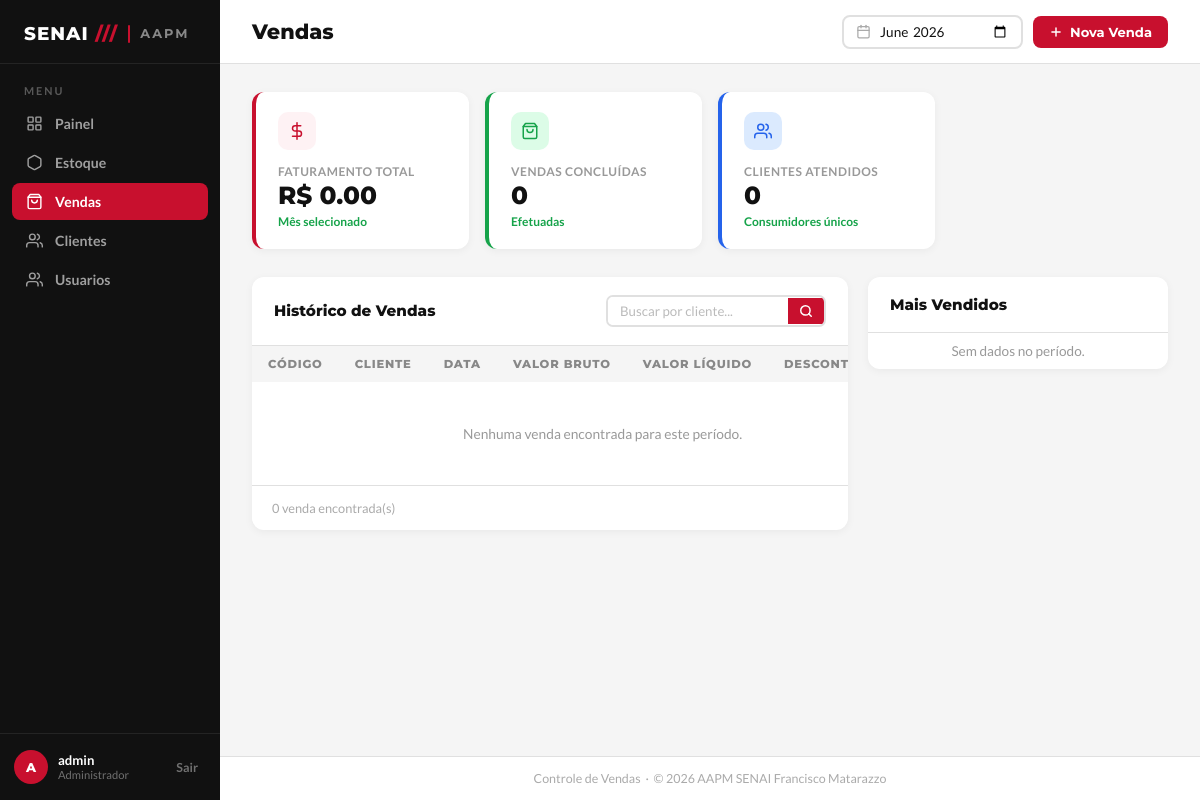
Page /pdv/ (signed in) on the earlier database version.
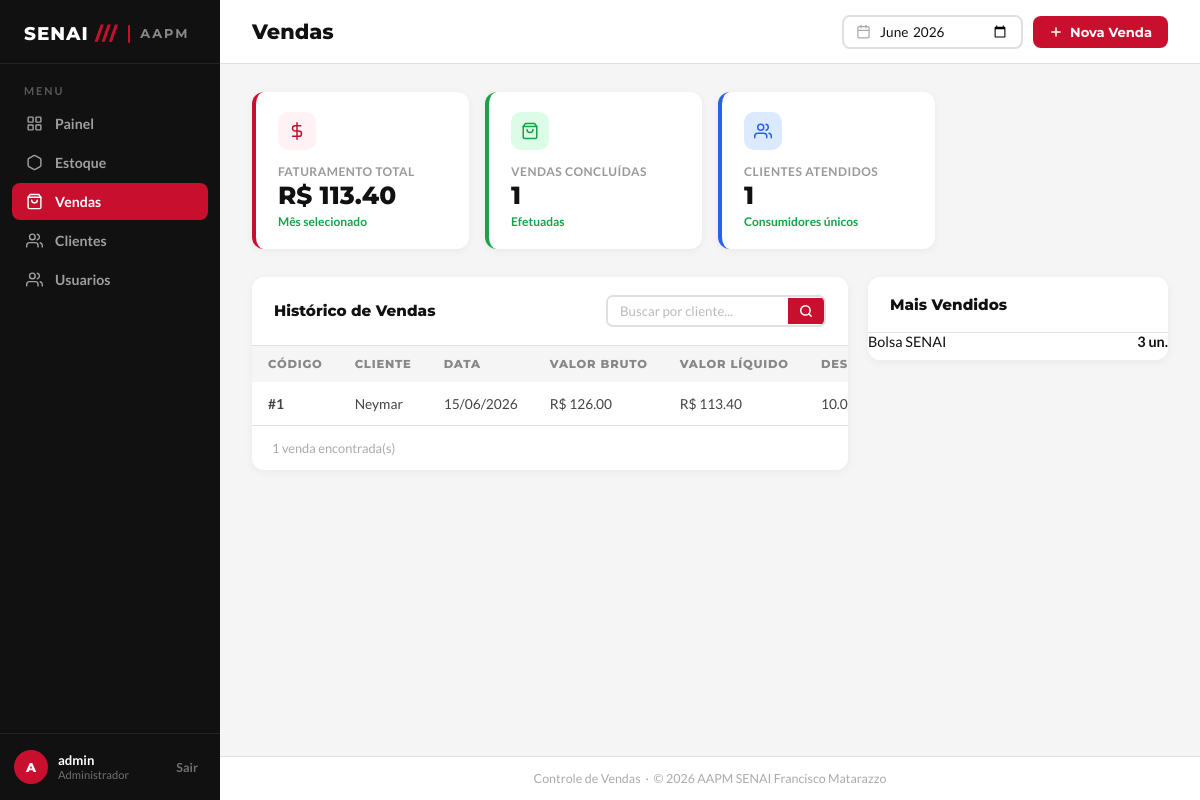
Same page on the later database version.
### app/models/venda.py (models this page shows, shortened)
class Venda(Base):
    __tablename__ = "vendas"
    id         = Column(Integer, primary_key=True, index=True)
    cliente_id = Column(
        Integer,
        ForeignKey("clientes.id", ondelete="SET NULL"),
        nullable=True
    )
    usuario_id = Column(
        Integer,
        ForeignKey("usuarios.id", ondelete="SET NULL"),
        nullable=True
    )
    desconto_percentual = Column(Float, nullable=False, default=0.0)
    total_bruto  = Column(Float, nullable=False, default=0.0)
    total_liquido = Column(Float, nullable=False, default=0.0)
    observacao = Column(String(255), nullable=True)
    criado_em = Column(DateTime, server_default=func.now())
    cliente = relationship("Cliente", back_populates="vendas")
    usuario = relationship("Usuario", backref="vendas")
    itens   = relationship(
        "ItemVenda",
        back_populates="venda",
        cascade="all, delete-orphan"  # deleta itens se a venda for deletada
    )

class ItemVenda(Base):
    __tablename__ = "itens_venda"
    id         = Column(Integer, primary_key=True, index=True)
    venda_id   = Column(
        Integer,
        ForeignKey("vendas.id", ondelete="CASCADE"),
        nullable=False
    )
    produto_id = Column(
        Integer,
        ForeignKey("produtos.id", ondelete="SET NULL"),
        nullable=True
    )
    produto_nome   = Column(String(150), nullable=False)
    quantidade     = Column(Integer, nullable=False)
    preco_unitario = Column(Float, nullable=False)   # preço no momento da venda
    venda   = relationship("Venda", back_populates="itens")
    produto = relationship("Produto", backref="itens_venda")

### app/models/cliente.py (models this page shows, shortened)
class Cliente(Base):
    __tablename__ = "clientes"
    id         = Column(Integer, primary_key=True, index=True)
    nome       = Column(String(150), nullable=False, index=True)
    matricula  = Column(String(50), nullable=True, unique=True)
    telefone   = Column(String(20), nullable=True)
    is_associado = Column(Boolean, default=False, nullable=False)
    ativo      = Column(Boolean, default=True)
    criado_em  = Column(DateTime, server_default=func.now())
    vendas = relationship("Venda", back_populates="cliente")

### app/controllers/pdv_controllers.py (the view)
@router.get("/")
def tela_pdv(
    request: Request,
    db: Session = Depends(get_db),
    usuario = Depends(get_usuario_logado)
):
    produtos  = (
        db.query(Produto)
        .filter(Produto.ativa == True, Produto.estoque_atual > 0)
        .order_by(Produto.nome)
        .all()
    )
    clientes  = (
        db.query(Cliente)
        .filter(Cliente.ativo == True)
        .order_by(Cliente.nome)
        .all()
    )
    mes_selecionado = request.query_params.get("mes") or datetime.now().strftime("%Y-%m")
    busca = (request.query_params.get("busca") or "").strip()
    try:
        inicio = datetime.strptime(f"{mes_selecionado}-01", "%Y-%m-%d")
        if inicio.month == 12:
            fim = inicio.replace(year=inicio.year + 1, month=1)
        else:
            fim = inicio.replace(month=inicio.month + 1)
    except ValueError:
        mes_selecionado = datetime.now().strftime("%Y-%m")
        inicio = datetime.strptime(f"{mes_selecionado}-01", "%Y-%m-%d")
        fim = inicio.replace(month=inicio.month + 1)
    vendas_query = (
        db.query(Venda)
        .outerjoin(Cliente)
        .filter(Venda.criado_em >= inicio, Venda.criado_em < fim)
    )
    if busca:
        vendas_query = vendas_query.filter(
            (Cliente.nome.ilike(f"%{busca}%")) |
            (cast(Venda.id, String).ilike(f"%{busca}%"))
        )
    vendas = vendas_query.order_by(Venda.criado_em.desc()).all()
    faturamento_total = sum(v.total_liquido or 0 for v in vendas)
    clientes_atendidos = len({v.cliente_id for v in vendas if v.cliente_id is not None})
    resumos = {
        "faturamento_total": faturamento_total,
        "vendas_concluidas": len(vendas),
        "clientes_atendidos": clientes_atendidos,
    }
    top_produtos = (
        db.query(
            ItemVenda.produto_nome,
            func.sum(ItemVenda.quantidade).label("total_vendido")
        )
        .join(Venda)
        .filter(Venda.criado_em >= inicio, Venda.criado_em < fim)
        .group_by(ItemVenda.produto_nome)
        .order_by(func.sum(ItemVenda.quantidade).desc())
        .limit(5)
        .all()
    )
    produtos_pdv = [
        {
            "id": produto.id,
            "nome": produto.nome,
            "preco": float(produto.preco or 0),
            "estoque": int(produto.estoque_atual or 0),
        }
        for produto in produtos
    ]
    return templates.TemplateResponse(
        request,
        "pdv/index.html",
        {
            "request":             request,
            "usuario":             usuario,
            "produtos":            produtos,
            "clientes":            clientes,
            "desconto_associado":  DESCONTO_ASSOCIADO,
            "vendas":              vendas,
            "resumos":             resumos,
            "top_produtos":        top_produtos,
            "mes_selecionado":     mes_selecionado,
            "busca":               busca,
            "produtos_pdv":        produtos_pdv,
        }
    )

### app/templates/pdv/index.html (shortened to what the changed rows need)
<!DOCTYPE html>
<html lang="pt-BR">
<head>
  <link rel="stylesheet" href="/static/css/vendas.css" />
</head>
<body>
  <div class="conteudo-principal">
    <header class="cabecalho-pagina">
      <h1>Vendas</h1>
    </header>
    <main class="area-conteudo">
      <div class="grade-resumo">
        <div class="cartao-resumo vermelho" style="animation-delay:0s">
          <div class="resumo-icone">
            <svg viewBox="0 0 24 24">
              <line x1="12" y1="1" x2="12" y2="23" />
              <path d="M17 5H9.5a3.5 3.5 0 0 0 0 7h5a3.5 3.5 0 0 1 0 7H6" />
            </svg>
          </div>
          <div class="resumo-rotulo">Faturamento Total</div>
          <div class="resumo-valor">R$ {{ "%.2f"|format(resumos.faturamento_total) if resumos is defined else "0.00" }}
          </div>
          <div class="resumo-variacao subiu">Mês selecionado</div>
        </div>
        <div class="cartao-resumo verde" style="animation-delay:0.08s">
          <div class="resumo-icone">
            <svg viewBox="0 0 24 24">
              <path d="M6 2L3 6v14a2 2 0 0 0 2 2h14a2 2 0 0 0 2-2V6l-3-4z" />
              <line x1="3" y1="6" x2="21" y2="6" />
              <path d="M16 10a4 4 0 0 1-8 0" />
            </svg>
          </div>
          <div class="resumo-rotulo">Vendas Concluídas</div>
          <div class="resumo-valor">{{ resumos.vendas_concluidas if resumos is defined else "0" }}</div>
          <div class="resumo-variacao subiu">Efetuadas</div>
        </div>
        <div class="cartao-resumo azul" style="animation-delay:0.16s">
          <div class="resumo-icone">
            <svg viewBox="0 0 24 24">
              <path d="M17 21v-2a4 4 0 0 0-4-4H5a4 4 0 0 0-4 4v2" />
              <circle cx="9" cy="7" r="4" />
              <path d="M23 21v-2a4 4 0 0 0-3-3.87" />
              <path d="M16 3.13a4 4 0 0 1 0 7.75" />
            </svg>
          </div>
          <div class="resumo-rotulo">Clientes Atendidos</div>
          <div class="resumo-valor">{{ resumos.clientes_atendidos if resumos is defined else "0" }}</div>
          <div class="resumo-variacao subiu">Consumidores únicos</div>
        </div>
      </div>
      <div class="layout-inferior">
        <div class="painel">
          <table class="tabela-vendas">
            <thead>
              <tr>
                <th>Código</th>
                <th>Cliente</th>
                <th>Data</th>
                <th>Valor Bruto</th>
                <th>Valor Líquido</th>
                <th>Desconto</th>
              </tr>
            </thead>
            <tbody id="corpoTabela">
              {% for v in vendas %}
              <tr>
                <td><strong>#{{ v.id }}</strong></td>
                <td>{{ v.cliente.nome if v.cliente else "Cliente Balcão" }}</td>
                <td>{{ v.criado_em.strftime('%d/%m/%Y') if v.criado_em else '—' }}</td>
                <td>R$ {{ "%.2f"|format(v.total_bruto) }}</td>
                <td>R$ {{ "%.2f"|format(v.total_liquido) }}</td>
                <td>{{ v.desconto_percentual }}%</td>
              </tr>
              {% endfor %}
              {% if not vendas %}
              <tr>
                <td colspan="7">
                  <div style="text-align: center; padding: 30px; color: #999;">Nenhuma venda encontrada para este
                    período.</div>
                </td>
              </tr>
              {% endif %}
            </tbody>
          </table>
          <div class="rodape-tabela">
            <span id="infoTabela">{{ vendas|length if vendas else 0 }} venda{{ 's' if (vendas and vendas|length != 1)
              else '' }} encontrada(s)</span>
          </div>
        </div>
        <div class="painel-lateral">
          <div class="painel painel-top">
            <div id="listaMaisVendidos">
              {% for item in top_produtos %}
              <div style="display: flex; justify-content: space-between; margin-bottom: 10px; font-size: 0.9rem;">
                <span>{{ item.produto_nome }}</span>
                <strong>{{ item.total_vendido }} un.</strong>
              </div>
              {% endfor %}
              {% if not top_produtos %}
              <div style="color:#999; font-size:0.85rem; text-align:center; padding: 10px;">Sem dados no período.</div>
              {% endif %}
            </div>
          </div>
        </div>
      </div>
    </main>
  </div>
</body>
</html>

Differences in the rows shown:
added Venda: id "1", cliente "Neymar", criado_em "15/06/2026", total_bruto "126.00", total_liquido "113.40", desconto_percentual "10.0"
added ItemVenda: produto_nome "Bolsa SENAI", total_vendido "3"
Other differences:
{{ resumos.vendas_concluidas if resumos is defined else "0" }}: "0" → "1"
{{ resumos.clientes_atendidos if resumos is defined else "0" }}: "0" → "1"
{{ vendas|length if vendas else 0 }}: "0" → "1"
text no longer shown: "0.00 Nenhuma venda encontrada para este período. Sem dados no período."
text now shown: "113.40"
